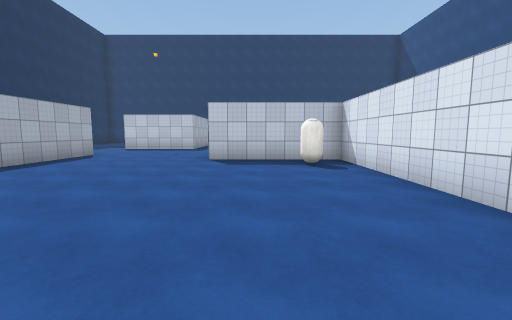
view 1 (above)

18 first-person views from a walk through a 3-D level made in the Unity game engine. The camera is 1.4 m above the floor, tilts 6° down and sees 90° across. The floor is counted in squares, 2 m on a side. Each view is taken from the middle of a square. On the plan, view 1 faces up. The plan holds only what a view shows up to about 9 squares ahead; the rest is blank. The place goes on beyond the plan. The player is left out. Surface patterns are stand-ins for the level's own textures.

view 2
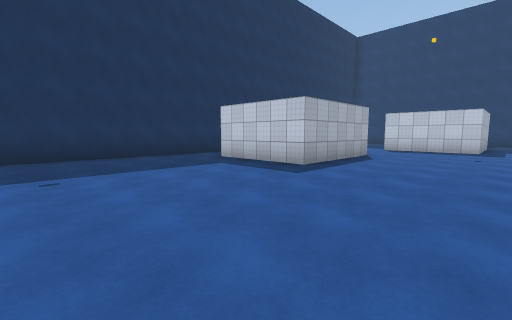

view 3
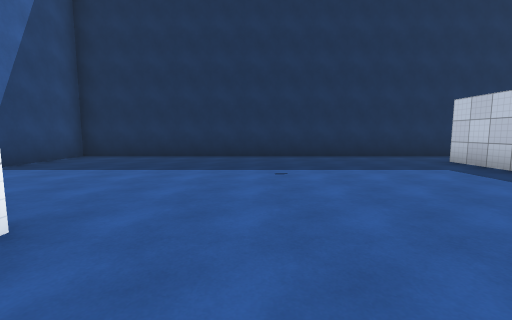

view 4
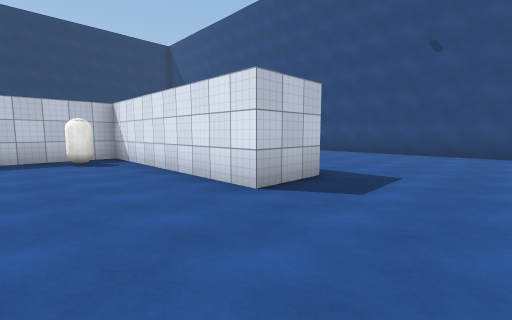

view 5
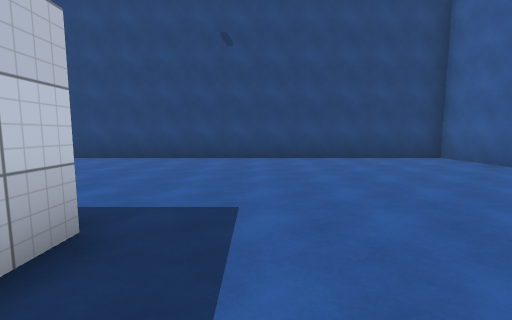

view 6
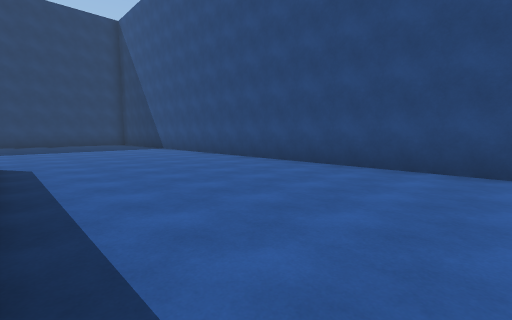

view 7
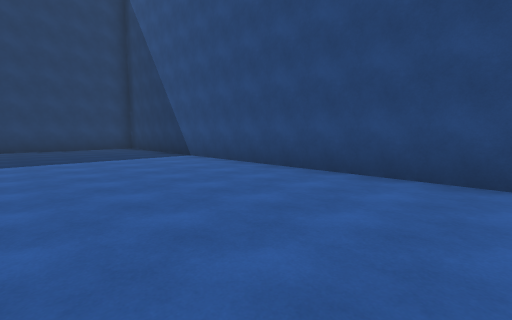

view 8
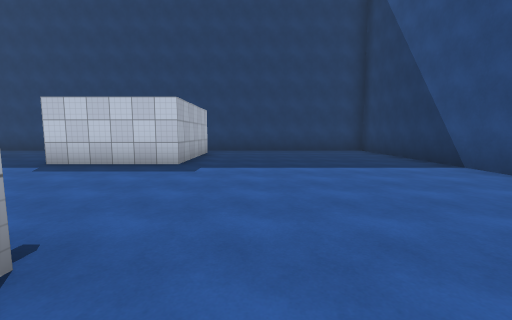

view 9
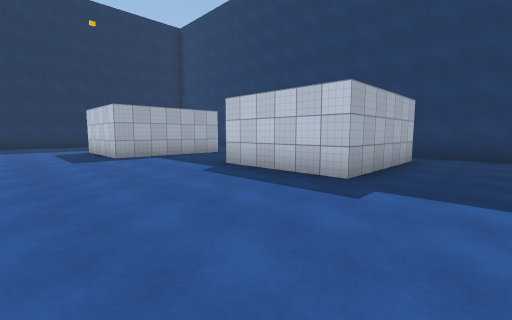

view 10
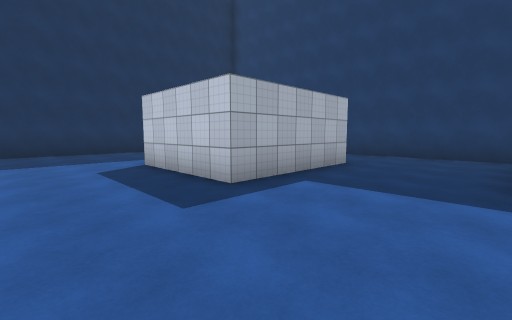

view 11
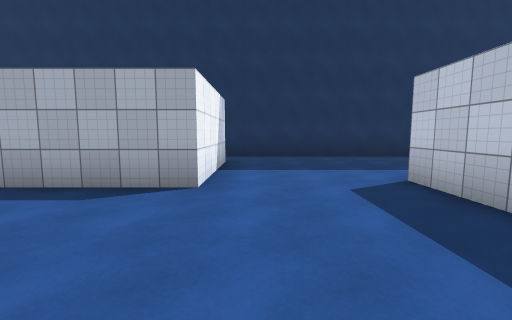

view 12
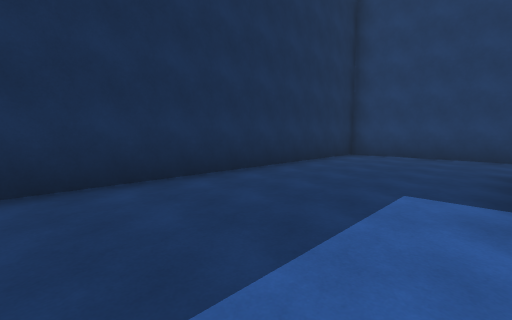

view 13
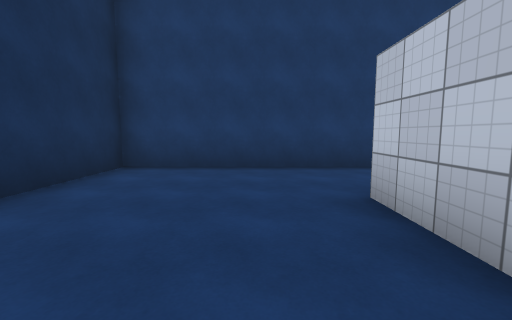

view 14
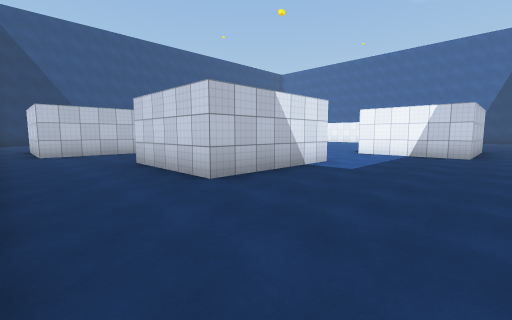

view 15
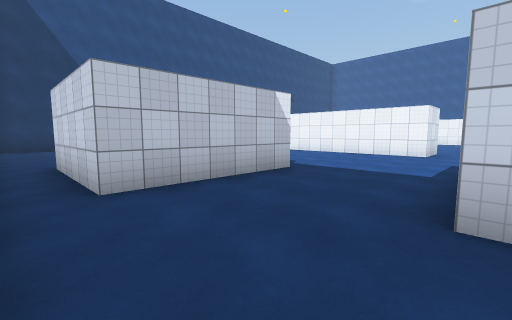

view 16
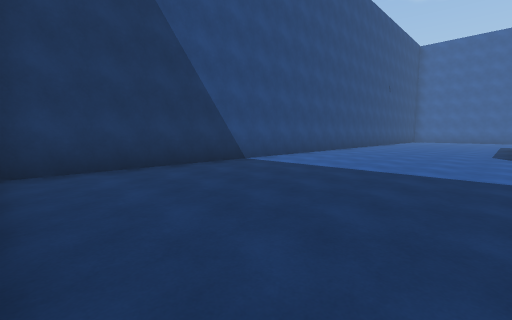

view 17
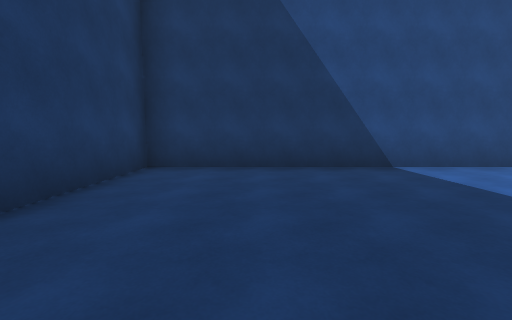

view 18
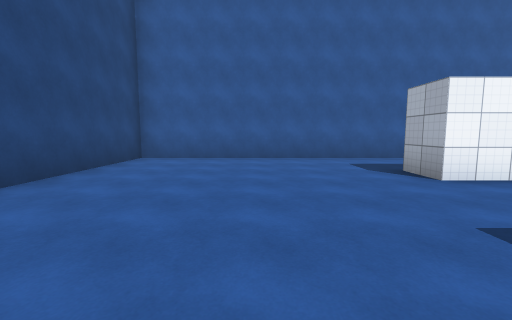

### Floor plan
Points are (right, up) in squares from view 1. A wall is a line through its corners. A room is listed if a view was taken in it or the views show most of it. See-through windows are left out.
Room 1 (views 1, 2, 3, 4, 5, 6, 7, 8, 9, 10, 11, 12, 13, 14, 15, 16, 17, 18)
walls: (-5.2, 4.8) (-8.3, 4.8) (-8.3, 8.2) (-5.2, 8.2) (-5.2, 4.8); (-2.7, 11.3) (-5.7, 11.3) (-5.7, 14.7) (-2.7, 14.7) (-2.7, 11.3); (3.9, 1.2) (2.3, 1.2) (2.3, 6.7) (-1.3, 6.7) (-1.3, 8.2) (1.1, 8.2); (0.2, 12.8) (0.2, 16.2) (3.3, 16.2) (3.3, 12.8) (0.2, 12.8); (2.1, -1.7) (3.3, -1.7) (3.3, -2.8); (-9.7, 6) (-9.7, -5.2) (-7.2, -5.2); (0, 17.3) (-9.7, 17.3) (-9.7, 8); (1.8, -5.2) (9.3, -5.2) (9.3, 17.3) (3, 17.3)
objects: other object (1, 6)

Positions as (right, up) in squares from view 1, and headings:
1: (0, 0), facing up
2: (-2, 0), facing up-left
3: (-2, 0), facing left
4: (0, -1), facing up-right
5: (2, 0), facing right
6: (4, 1), facing up-right
7: (5, 5), facing up-right
8: (5, 7), facing up
9: (5, 9), facing up-left
10: (0, 9), facing up-left
11: (-2, 9), facing left
12: (-6, 9), facing up-left
13: (-7, 12), facing up
14: (-9, 17), facing down-right
15: (-3, 17), facing down-right
16: (4, 17), facing down-right
17: (4, 15), facing right
18: (6, 2), facing down
